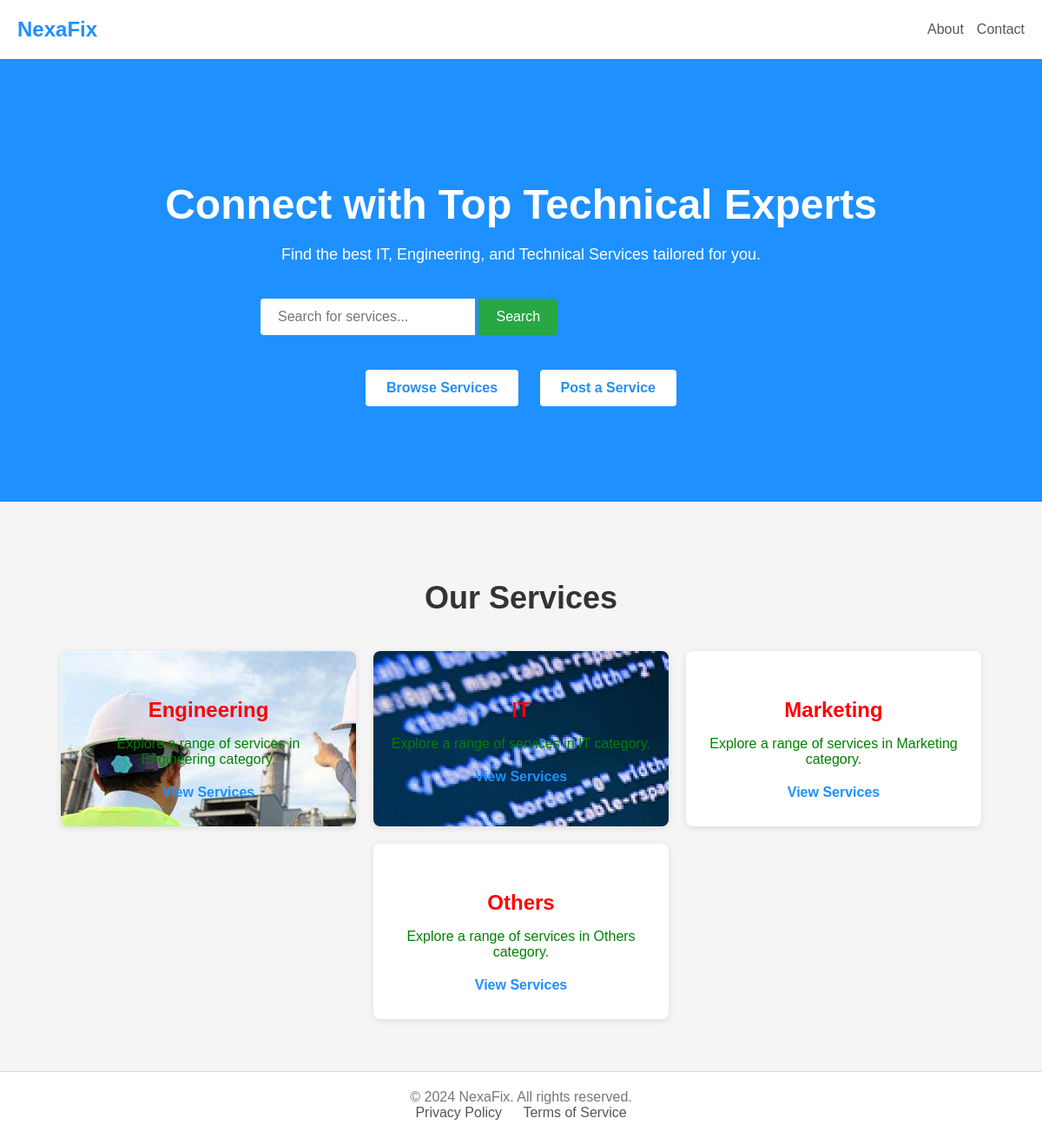
The app's page /homez/ with its own data.
### maze/models.py (models this page shows, shortened)
class Category(models.Model):
    name = models.CharField(max_length=100, unique=True)
    class Meta:
        verbose_name_plural = 'Categories'

### maze/views.py (the view)
# urls.py: path('homez/', views.home_def, name='service_page'),  # Added trailing slash for consistency
def home_def(request):
    categories = Category.objects.all()
    return render(request, 'def2.html', {'categories': categories})

### maze/templates/def2.html (shortened to what this page needs)
<!DOCTYPE html>
<html lang="en">
<head>
    {% load static %}
</head>
<body>
    <header>
        <div class="header-container">
            <a href="/" class="header-logo">NexaFix</a>
            <div class="nav-links">
                <a href="/about/">About</a>
                <a href="/contact-nexa/">Contact</a>
            </div>
        </div>
    </header>
    <section class="hero">
        <h1>Connect with Top Technical Experts</h1>
        <p>Find the best IT, Engineering, and Technical Services tailored for you.</p>
        <div class="search-bar">
            <form method="GET" action="{% url 'search' %}">
                <input type="search" placeholder="Search for services..." name="q" required>
                <button type="submit">Search</button>
            </form>
        </div>
        <div class="cta-buttons">
            <a href="/home">Browse Services</a>
            <a href="/upload_service">Post a Service</a>
        </div>
    </section>
    <section class="services">
        <h2>Our Services</h2>
        <div class="service-cards">
            {% for category in categories %}
            <div class="service-card" onclick=window.location.href="{% url 'category_services' category.name %}" style="background-image: url('{% static category.name|stringformat:'s'|add:'.jpg' %}');">
                <h3>{{ category.name }}</h3>
                <p>Explore a range of services in {{ category.name }} category.</p>
                <a href="{% url 'category_services' category.name %}">View Services</a>
            </div>
            {% empty %}
            <p>No categories available.</p>
            {% endfor %}
        </div>
    </section>
    <footer>
        <p>&copy; 2024 NexaFix. All rights reserved.</p>
        <div class="footer-links">
            <a href="#">Privacy Policy</a>
            <a href="#">Terms of Service</a>
        </div>
    </footer>
</body>
</html>

### maze/templates/def2.html (style rules this page uses)
body { margin: 0; font-family: Arial, sans-serif; background-color: #f5f5f5; color: #333; overflow-x: hidden; }
header { background-color: #ffffff; box-shadow: 0 2px 4px rgba(0, 0, 0, 0.1); }
.header-container { max-width: 1200px; margin: 0 auto; padding: 20px; display: flex; justify-content: space-between; align-items: center; }
.header-logo { font-size: 24px; font-weight: bold; color: #1e90ff; text-decoration: none; }
.nav-links { display: flex; gap: 15px; }
.nav-links a { text-decoration: none; color: #555555; font-weight: 500; }
.hero { background-color: #1e90ff; color: #ffffff; padding: 100px 20px; text-align: center; }
.hero h1 { font-size: 48px; margin-bottom: 20px; }
.hero p { font-size: 18px; margin-bottom: 40px; }
.hero .search-bar { max-width: 600px; margin: 0 auto; display: flex; }
.hero .search-bar input { flex: 1; padding: 12px 20px; border: none; border-radius: 4px 0 0 4px; font-size: 16px; }
.hero .search-bar button { padding: 12px 20px; border: none; background-color: #28a745; color: #ffffff; font-size: 16px; cursor: pointer; border-radius: 0 4px 4px 0; }
.hero .cta-buttons { margin-top: 30px; }
.hero .cta-buttons a { display: inline-block; margin: 10px; padding: 12px 24px; background-color: #ffffff; color: #1e90ff; text-decoration: none; border-radius: 4px; font-weight: bold; transition: background-color 0.3s, color 0.3s; }
.services { padding: 60px 20px; text-align: center; }
.services h2 { font-size: 36px; margin-bottom: 40px; }
.service-cards { display: flex; flex-wrap: wrap; justify-content: center; gap: 20px; }
.service-card { background-color: #ffffff; width: 300px; padding: 30px 20px; border-radius: 8px; box-shadow: 0 2px 8px rgba(0, 0, 0, 0.1); transition: transform 0.3s, box-shadow 0.3s; }
.service-card h3 { font-size: 24px; margin-bottom: 15px; color: #1e90ff; }
.service-card p { font-size: 16px; margin-bottom: 20px; }
.service-card a { text-decoration: none; color: #1e90ff; font-weight: bold; }
footer { background-color: #ffffff; padding: 20px; text-align: center; border-top: 1px solid #dddddd; }
footer p { margin: 0; color: #777777; }
footer .footer-links a { margin: 0 10px; text-decoration: none; color: #555555; }
.service-card p { color:green; }
.service-card h3 { color:red; }

### records on screen
Category: name (picture), name "Engineering"
Category: name "IT"
Category: name "Marketing"
Category: name "Others"
